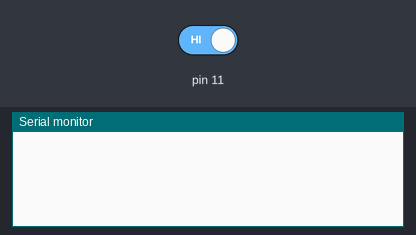
A sketch run on a simulated Arduino Uno, built with avr-gcc and run on an emulated ATmega328P. Shown: the last lines printed to the serial monitor. Inputs (shaded band) come from the test bench; at power-on: pin 11 HIGH.

Above: at 2.3 s.
2.4 s: pin 11 driven LOW
At 3.7 s:
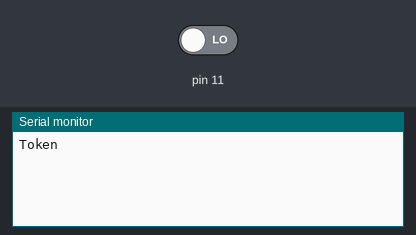
4.0 s: pin 11 driven HIGH
At 4.9 s:
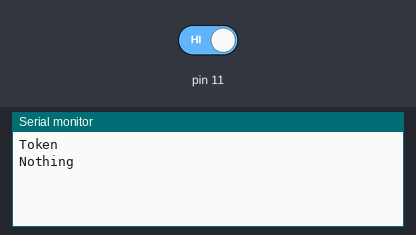

Measured:
- after the input at 2.4 s, the serial monitor: prints a new line after 0.10 s (image 1)
- after the input at 4.0 s, the serial monitor: prints a new line at once (image 2)

The sketch:

IR_Test_1.ino
```cpp
int signal = 0;
int lastSignal = 0;

//In this, the IR sensor sends a new message to the serial when its state changes.
//Demonstrates IR sensor's function
//Demonstrates the ability to store IR reading and compare it to other values

void setup()  {
    Serial.begin(9600);
    pinMode(11,INPUT);
}
void loop()  {
    while(1)  {
        delay(500);
        if(digitalRead(11)==LOW)  {
            signal = 1;
        }
        else  {
            signal = 0;
        }
        if (signal == 1 && lastSignal == 0){
          Serial.println("Token");
        }
        else if (signal == 0 && lastSignal == 1){
          Serial.println("Nothing");
        }
      lastSignal = signal;
    }
}
```
